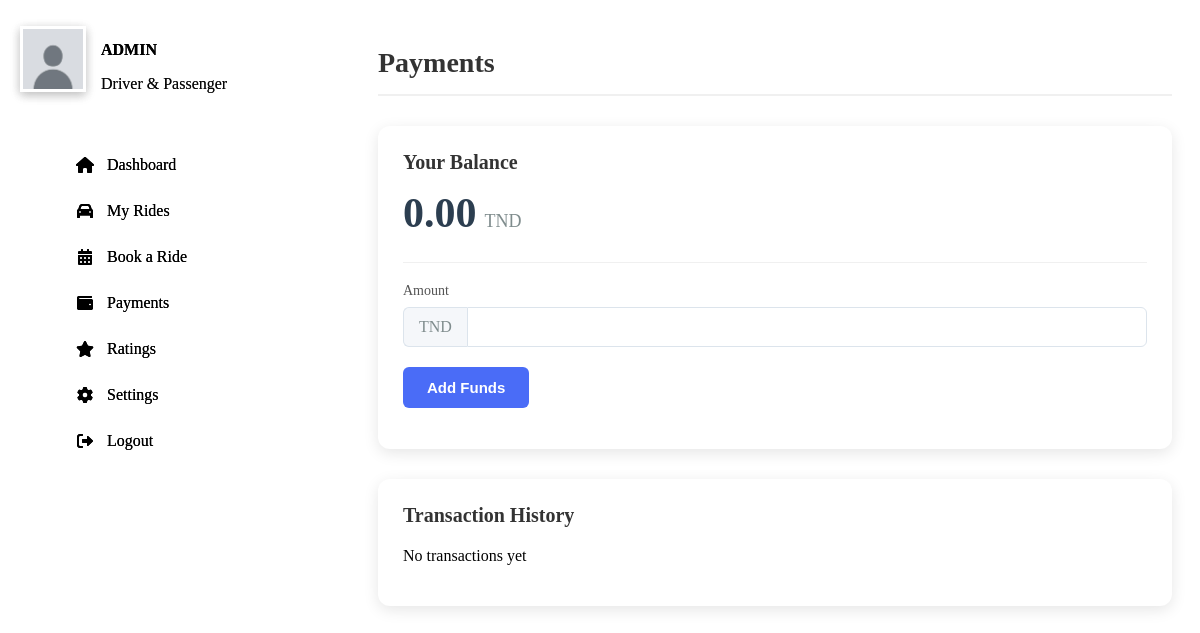
Page /Pages/payments.php (signed in) on the committed database.
### tables this page shows
CREATE TABLE "users" (
	"id"	INTEGER,
	"username"	TEXT NOT NULL UNIQUE,
	"email"	TEXT NOT NULL UNIQUE,
	"password"	TEXT NOT NULL,
	"Region"	TEXT NOT NULL,
	"is_driver"	BOOLEAN DEFAULT 0,
	"is_student"	BOOLEAN DEFAULT 0,
	"balance"	REAL DEFAULT 0,
	"picture"	varchar(255) DEFAULT '../Src/default.jpg',
	"score"	REAL DEFAULT 5.0,
	"created_at"	TIMESTAMP DEFAULT CURRENT_TIMESTAMP,
	PRIMARY KEY("id" AUTOINCREMENT)
);

### server/language.php (called while the page is built, shortened)
<?php
$langDir = __DIR__ . '/../lang/';
function t($key, $default = '') {
     return $GLOBALS['translations'][$key] ?? $default;
 }$GLOBALS['translations'] = include $langDir . $GLOBALS['languages'][$GLOBALS['selectedLang']]['file'];
function addLangAndCountryToUrl($url)
{
    $lang = $_GET['lang'] ?? 'en';
    $country = $_GET['country'] ?? 'tn';
    $separator = (parse_url($url, PHP_URL_QUERY) == NULL) ? '?' : '&';
    return $url . $separator . 'lang=' . urlencode($lang) . '&country=' . urlencode($country);
}

### classes/users.php (called while the page is built, shortened)
<?php
class User {
    private $region;
    private $balance;
    private $db;
    public function __construct(PDO $db) {
        $this->db = $db;
    }
    public function load(int $userId): bool {
        try {
            $stmt = $this->db->prepare("SELECT * FROM users WHERE id = ?");
            $stmt->execute([$userId]);
            $user = $stmt->fetch(PDO::FETCH_ASSOC);
            if ($user) {
                $this->region = $user['Region'] ?? $user['region'] ?? '';
                $this->balance = (float)($user['balance'] ?? 0.0);
                return true;
            }
            return false;
        } catch (PDOException $e) {
            error_log("Error loading user #$userId: " . $e->getMessage());
            return false;
        }
    }
    public function getRegion(): ?string { return $this->region; }
    public function getBalance(): float { return $this->balance;}
}

### Pages/payments.php (the view, shortened to what this page needs)
<?php
require_once '../include/sidebar.php';
require_once '../classes/users.php';
require_once '../server/language.php';
try {
    $db = new Database();
    $pdo = $db->getConnection();
    $user = new User($pdo);
    $payments = new Payments($pdo);
    $paymentHistory = [];
    $balance = 0.00;
    $currency = 'TND';
    if (isLoggedIn() && isset($_SESSION['user_id'])) {
        $userId = $_SESSION['user_id'];
        if ($user->load($userId)) {
            $balance = $user->getBalance();
            $paymentHistory = $payments->getPaymentHistory($userId);
            $region = $user->getRegion();
            $currency = match($region) {
                'DZ' => 'DZD',
                'MA' => 'MAD',
                'LY' => 'LYD',
                'EG' => 'EGP',
                'MR' => 'MRU',
                default => 'TND'
            };
        }
    }
} catch (Exception $e) {
    error_log("Payment error: " . $e->getMessage());
    $_SESSION['payment_message'] = 'A system error occurred';
}
?>
<!DOCTYPE html>
<html lang="<?= htmlspecialchars($selectedLang) ?>">
<head>
    <link rel="stylesheet" href="../css/payments.css">
</head>
<body>
    <?php include '../include/sidebar.php'; ?>
    <main class="main-content">
        <div class="container">
            <h1 class="page-title">Payments</h1>
            <div class="balance-card">
                <div class="balance-header">
                    <h2>Your Balance</h2>
                </div>
                <div class="balance-amount">
                    <span class="amount"><?= number_format($balance, 2) ?></span>
                    <span class="currency"><?= htmlspecialchars($currency) ?></span>
                </div>
                <form method="POST" class="add-funds-form">
                    <div class="form-group">
                        <label for="amount">Amount</label>
                        <div class="input-group">
                            <span class="input-group-text"><?= htmlspecialchars($currency) ?></span>
                            <input type="number" id="amount" name="amount" min="0.01" step="0.01" required>
                        </div>
                    </div>
                    <button type="submit" name="add_funds" class="btn btn-primary">
                        Add Funds
                    </button>
                </form>
            </div>
            <div class="payment-history">
                <h2>Transaction History</h2>
                <?php if (empty($paymentHistory)): ?>
                    <p>No transactions yet</p>
                <?php endif; ?>
            </div>
        </div>
    </main>
</body>
</html>

### include/sidebar.php (shortened to what this page needs)
<?php
require_once '../server/language.php';
$username = 'Guest';
$profilePic = '../src/default.jpg';
$userRole = 'Guest';
if (isLoggedIn() && isset($_SESSION['user_data'])) {
    $userData = $_SESSION['user_data'];
    $username = $userData['username'] ?? 'User';
    $profilePic = $userData['profile_picture'] ?? '../src/default.jpg';
    $roles = [];
if (!empty($userData['is_driver'])) {
    $roles[] = t('roles.driver', 'Driver');
}
$roles[] = t('roles.passenger', 'Passenger');
$userRole = implode(' & ', $roles);
}
?>
<link rel="stylesheet" href="../css/sidebar.css">
<link rel="stylesheet" href="https://cdnjs.cloudflare.com/ajax/libs/font-awesome/6.0.0/css/all.min.css">
<aside class="sidebar">
    <div class="profile">
        <div class="profile-pic">
            <img src="<?php echo htmlspecialchars($profilePic); ?>" alt="Profile Picture">
        </div>
        <div class="profile-info">
            <h3><?php echo htmlspecialchars($username); ?></h3>
            <p><?php echo htmlspecialchars($userRole); ?></p>
        </div>
    </div>
    <ul class="nav-menu">
        <li><a href="<?php echo addLangAndCountryToUrl('interface.php'); ?>" class="<?php echo basename($_SERVER['PHP_SELF']) == 'interface.php' ? 'active' : ''; ?>">
            <i class="fas fa-home"></i> <span><?php echo t('dashboard', 'DASHBOARD'); ?></span>
        </a></li>
        <li><a href="<?php echo addLangAndCountryToUrl('my_rides.php'); ?>">
            <i class="fas fa-car"></i> <span><?php echo t('my_rides', 'My Rides'); ?></span>
        </a></li>
        <li><a href="<?php echo addLangAndCountryToUrl('book_ride.php'); ?>">
            <i class="fas fa-calendar-alt"></i> <span><?php echo t('book_ride', 'Book a Ride'); ?></span>
        </a></li>
        <li><a href="<?php echo addLangAndCountryToUrl('payments.php'); ?>">
            <i class="fas fa-wallet"></i> <span><?php echo t('payments', 'Payments'); ?></span>
        </a></li>
        <li><a href="<?php echo addLangAndCountryToUrl('ratings.php'); ?>">
            <i class="fas fa-star"></i> <span><?php echo t('ratings', 'Ratings'); ?></span>
        </a></li>
        <li><a href="<?php echo addLangAndCountryToUrl('settings.php'); ?>">
            <i class="fas fa-cog"></i> <span><?php echo t('settings', 'Settings'); ?></span>
        </a></li>
        <li><a href="<?php echo addLangAndCountryToUrl('../index.php'); ?>">
            <i class="fas fa-sign-out-alt"></i> <span><?php echo t('logout', 'Logout'); ?></span>
        </a></li>
    </ul>
</aside>

### Css/sidebar.css (style rules this page uses)
.sidebar { width: var(--sidebar-width); background: linear-gradient(135deg, var(--primary) 0%, var(--primary-dark) 100%); color: var(--text-white); height: 100vh; position: fixed; left: 0; top: 0; padding: 25px 20px; box-shadow: var(--shadow-md); z-index: 100; transition: all var(--transition-speed); overflow-y: auto; }
.profile { display: flex; align-items: center; margin-bottom: 30px; padding-bottom: 20px; border-bottom: 1px solid rgba(255, 255, 255, 0.1); }
.profile-pic { width: 60px; height: 60px; background-color: var(--light); display: flex; align-items: center; justify-content: center; margin-right: 15px; overflow: hidden; border: 3px solid rgba(255, 255, 255, 0.2); box-shadow: 0 3px 10px rgba(0, 0, 0, 0.15); transition: all var(--transition-speed); }
.profile-pic img { width: 100%; height: 100%; object-fit: cover; }
.profile-info h3 { font-size: var(--font-md); margin-bottom: 5px; color: var(--text-white); font-weight: 600; }
.profile-info p { font-size: var(--font-sm); opacity: 0.85; color: var(--text-muted); margin-bottom: 0; }
.nav-menu { list-style: none; margin-top: 10px; }
.nav-menu li { margin-bottom: 4px; }
.nav-menu a { color: var(--text-white); text-decoration: none; display: flex; align-items: center; padding: 12px 15px; border-radius: 8px; transition: all var(--transition-speed); font-weight: 500; position: relative; overflow: hidden; }
.nav-menu a::before { content: ''; position: absolute; left: 0; top: 0; height: 100%; width: 3px; background-color: var(--secondary-light); transform: scaleY(0); transition: transform 0.2s; }
.nav-menu i { margin-right: 12px; width: 20px; text-align: center; font-size: var(--font-md); transition: all var(--transition-speed); }

### Css/payments.css (style rules this page uses)
.container { padding: 20px; max-width: 900px; margin: 0 auto; margin-left: 350px; }
.page-title { margin-bottom: 30px; font-size: 28px; color: #333; border-bottom: 2px solid #f0f0f0; padding-bottom: 15px; }
.balance-card { background-color: #fff; border-radius: 12px; box-shadow: 0 4px 15px rgba(0, 0, 0, 0.1); padding: 25px; margin-bottom: 30px; }
.balance-header { display: flex; align-items: center; margin-bottom: 15px; }
.balance-header h2 { font-size: 20px; font-weight: 600; margin: 0; color: #333; }
.balance-amount { display: flex; align-items: baseline; margin-bottom: 25px; }
.balance-amount .amount { font-size: 42px; font-weight: 700; color: #2c3e50; }
.balance-amount .currency { font-size: 18px; font-weight: 500; color: #7f8c8d; margin-left: 8px; }
.add-funds-form { margin-top: 15px; padding-top: 20px; border-top: 1px solid #f0f0f0; }
.form-group { margin-bottom: 20px; }
.form-group label { display: block; font-size: 14px; font-weight: 500; margin-bottom: 8px; color: #555; }
.input-group { display: flex; align-items: center; }
.input-group-text { background-color: #f5f7fa; border: 1px solid #dce4ec; border-right: none; padding: 10px 15px; font-weight: 500; color: #7f8c8d; border-top-left-radius: 6px; border-bottom-left-radius: 6px; }
.input-group input { flex: 1; border: 1px solid #dce4ec; padding: 10px 15px; border-top-right-radius: 6px; border-bottom-right-radius: 6px; font-size: 16px; }
.btn { padding: 12px 24px; border-radius: 6px; font-weight: 600; font-size: 15px; cursor: pointer; transition: all 0.2s ease; border: none; display: inline-flex; align-items: center; justify-content: center; }
.btn-primary { background-color: #4a6cf7; color: white; }
.payment-history { background-color: #fff; border-radius: 12px; box-shadow: 0 4px 15px rgba(0, 0, 0, 0.1); padding: 25px; }
.payment-history h2 { font-size: 20px; font-weight: 600; margin-top: 0; margin-bottom: 20px; color: #333; }

### rows in the picture
users: username "ADMIN", balance "0.00", Region "TND"

### other values in the picture
$username "ADMIN"
$userRole "Driver & Passenger Driver & Passenger"
t('dashboard', 'DASHBOARD') "Dashboard Dashboard"
t('my_rides', 'My Rides') "My Rides My Rides"
t('book_ride', 'Book a Ride') "Book a Ride Book a Ride"
t('payments', 'Payments') "Payments Payments"
t('ratings', 'Ratings') "Ratings Ratings"
t('settings', 'Settings') "Settings Settings"
t('logout', 'Logout') "Logout Logout"
